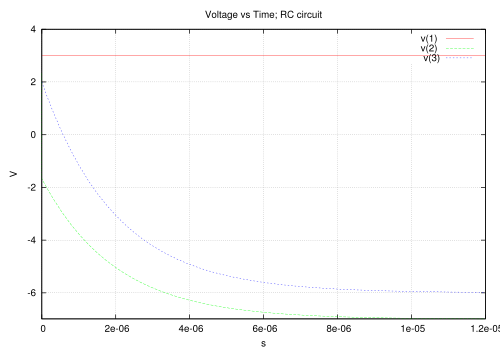

Generate this figure with gnuplot:
set title "Voltage vs Time; RC circuit
set xlabel "s"
set ylabel "V"
unset logscale x 
set xrange [0.000000e+00:1.200000e-05]
unset logscale y 
set yrange [-6.986873e+00:4.000000e+00]
set grid
#set xtics 1
#set x2tics 1
#set ytics 1
#set y2tics 1
plot 'plot-01.data' using 1:2 with lines title "v(1) " ,\
'plot-01.data' using 3:4 with lines title "v(2) " ,\
'plot-01.data' using 5:6 with lines title "v(3)" 
set terminal postscript eps color
set out 'plot-01.eps'
replot
set term pop
